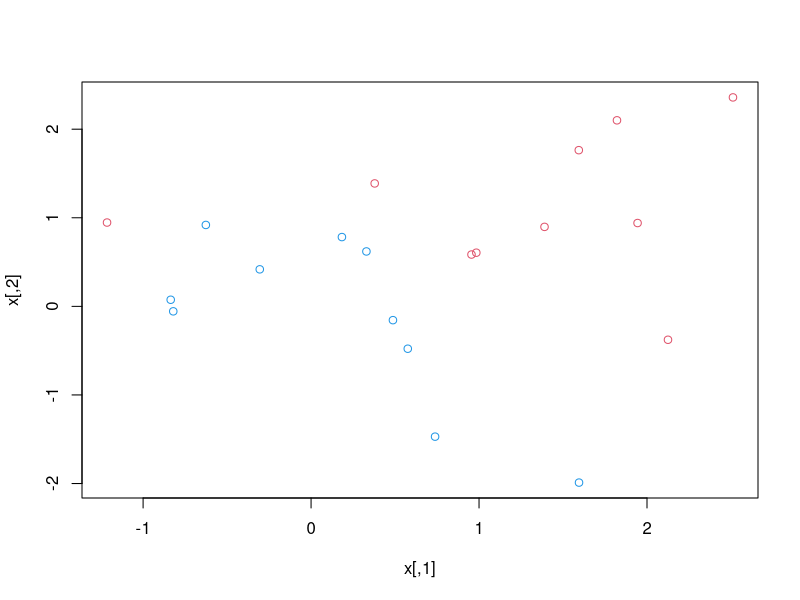
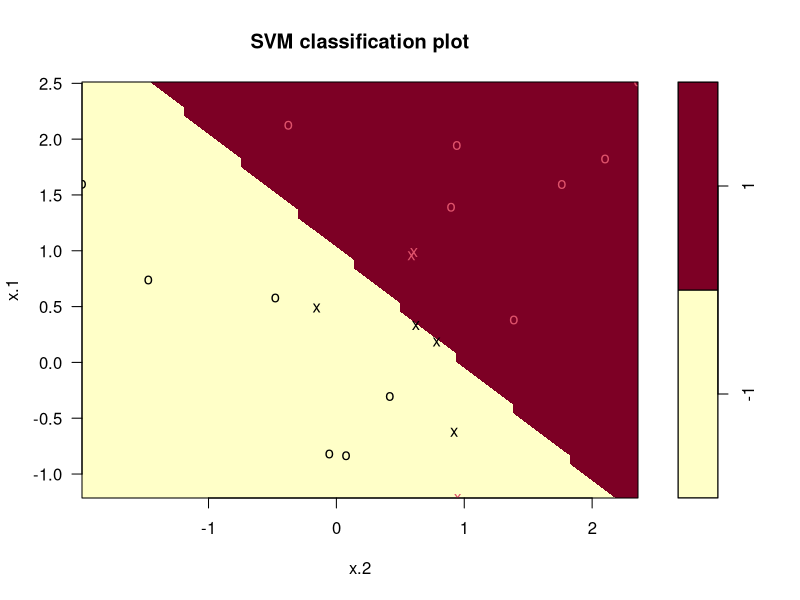
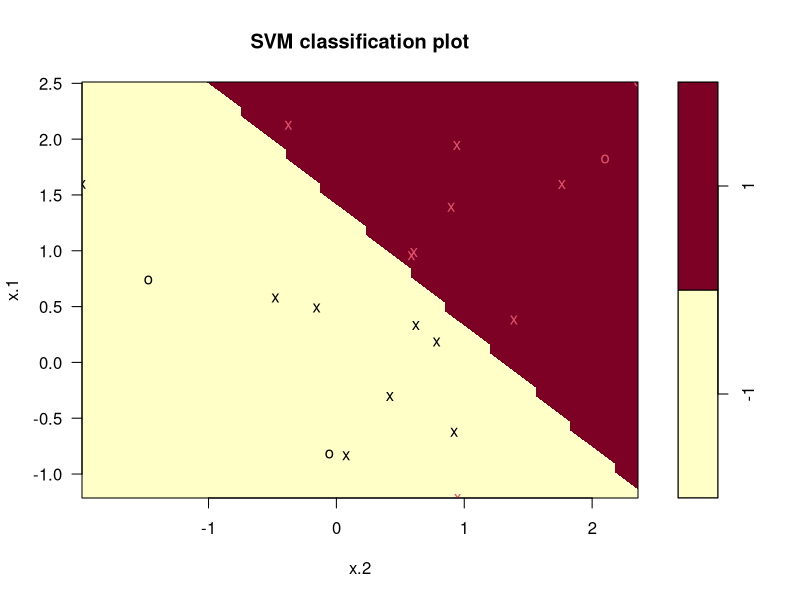
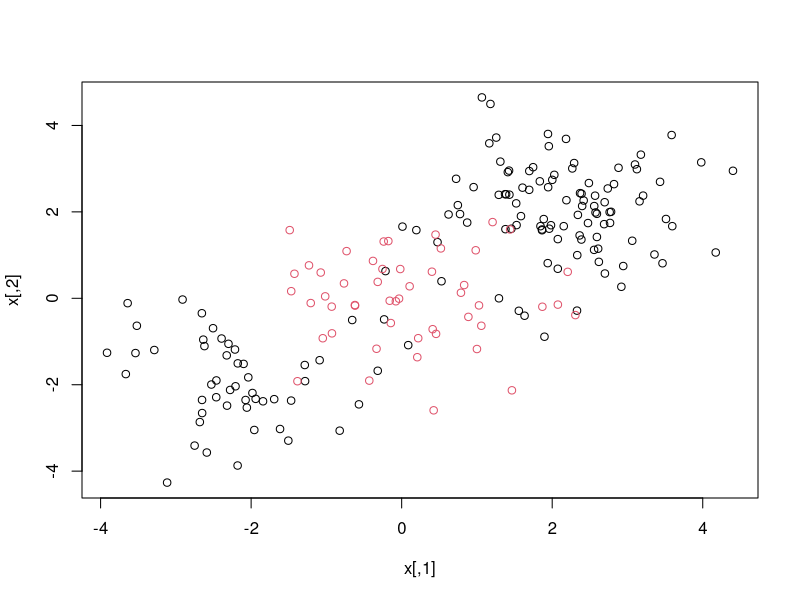
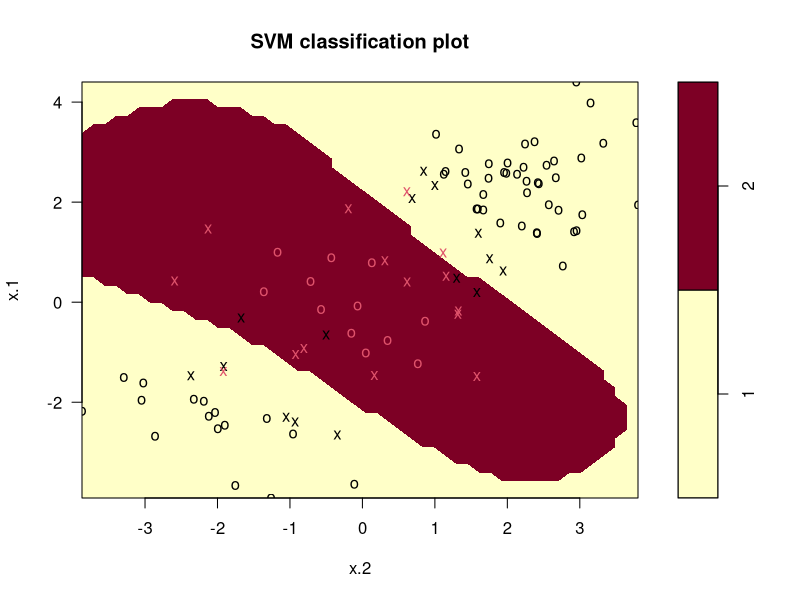
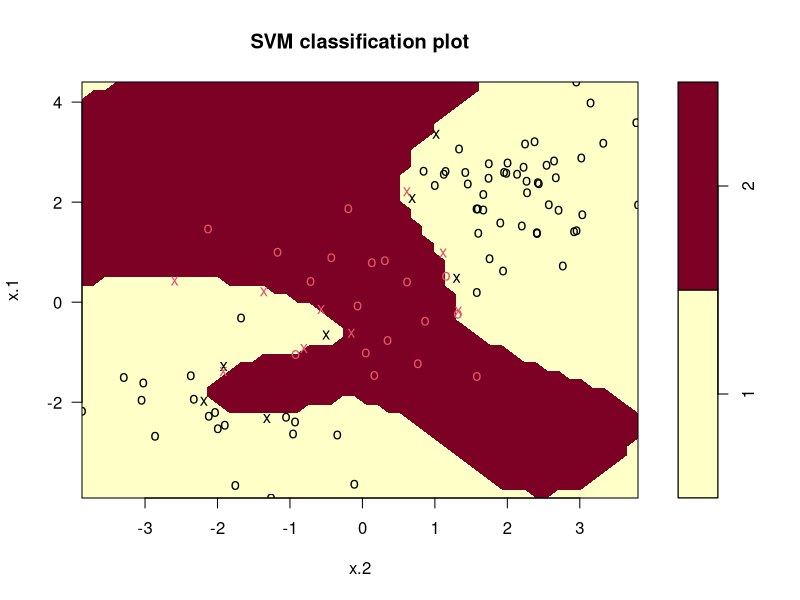

The R script that drew these images, in order:
set.seed(1)

x=matrix(rnorm(20*2), ncol=2)
y=c(rep(-1,10), rep(1,10))
x[y==1,]=x[y==1,] + 1
plot(x, col=(3-y))


dat=data.frame(x=x, y=as.factor(y))

library(e1071)
svmfit=svm(y~., data=dat, kernel="linear", cost=10,scale=FALSE)
plot(svmfit, dat)

svmfit$index
summary(svmfit)

svmfit=svm(y~., data=dat, kernel="linear", cost=0.1,scale=FALSE)
plot(svmfit, dat)
svmfit$index


tune.out=tune(svm,y~.,data=dat,kernel="linear",ranges=list(cost=c(0.001, 0.01, 0.1, 1,5,10,100)))
summary(tune.out)
bestmod=tune.out$best.model


# ������ ������� ��������
set.seed(1)

x=matrix(rnorm(200*2), ncol=2)
x[1:100,]=x[1:100,]+2
x[101:150,]=x[101:150,]-2
y=c(rep(1,150),rep(2,50))
dat=data.frame(x=x,y=as.factor(y))

plot(x, col=y)

train=sample(200,100)
svmfit=svm(y~., data=dat[train,], kernel="radial",  gamma=0.5, cost=1)

plot(svmfit, dat[train,])
summary(svmfit)

svmfit=svm(y~., data=dat[train,], kernel="radial",gamma=1,cost=1e5)
plot(svmfit,dat[train,])

set.seed(1)
tune.out=tune(svm, y~., data=dat[train,], kernel="radial", ranges=list(cost=c(0.1,1,10,100,1000),gamma=c(0.5,1,2,3,4)))
summary(tune.out)
table(true=dat[-train,"y"], pred=predict(tune.out$best.model,newdata=dat[-train,]))


